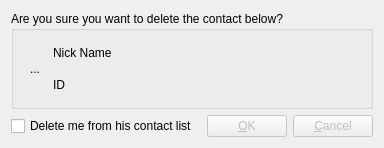
<?xml version="1.0" encoding="UTF-8"?>
<ui version="4.0">
 <class>DeleteContactDialog</class>
 <widget class="QDialog" name="DeleteContactDialog">
  <property name="geometry">
   <rect>
    <x>0</x>
    <y>0</y>
    <width>382</width>
    <height>148</height>
   </rect>
  </property>
  <property name="windowTitle">
   <string>Delete Contact</string>
  </property>
  <layout class="QGridLayout" name="gridLayout">
   <item row="0" column="0" colspan="2">
    <widget class="QGroupBox" name="groupBoxUserInfo">
     <property name="sizePolicy">
      <sizepolicy hsizetype="Expanding" vsizetype="Expanding">
       <horstretch>0</horstretch>
       <verstretch>0</verstretch>
      </sizepolicy>
     </property>
     <property name="title">
      <string>Are you sure you want to delete the contact below?</string>
     </property>
     <layout class="QGridLayout" name="gridLayout_3">
      <item row="0" column="0" rowspan="2">
       <widget class="QToolButton" name="toolButtonUserFace">
        <property name="focusPolicy">
         <enum>Qt::NoFocus</enum>
        </property>
        <property name="text">
         <string notr="true">...</string>
        </property>
        <property name="icon">
         <iconset resource="../resources.qrc">
          <normaloff>:/resources/images/logo_128_128.png</normaloff>:/resources/images/logo_128_128.png</iconset>
        </property>
        <property name="iconSize">
         <size>
          <width>48</width>
          <height>48</height>
         </size>
        </property>
        <property name="autoRaise">
         <bool>true</bool>
        </property>
       </widget>
      </item>
      <item row="0" column="1">
       <widget class="QLabel" name="labelUserNickName">
        <property name="sizePolicy">
         <sizepolicy hsizetype="Expanding" vsizetype="Preferred">
          <horstretch>0</horstretch>
          <verstretch>0</verstretch>
         </sizepolicy>
        </property>
        <property name="text">
         <string>Nick Name</string>
        </property>
       </widget>
      </item>
      <item row="1" column="1">
       <widget class="QLabel" name="labelUserID">
        <property name="sizePolicy">
         <sizepolicy hsizetype="Expanding" vsizetype="Preferred">
          <horstretch>0</horstretch>
          <verstretch>0</verstretch>
         </sizepolicy>
        </property>
        <property name="text">
         <string>ID</string>
        </property>
       </widget>
      </item>
     </layout>
    </widget>
   </item>
   <item row="1" column="0">
    <widget class="QCheckBox" name="checkBox">
     <property name="sizePolicy">
      <sizepolicy hsizetype="Expanding" vsizetype="Fixed">
       <horstretch>0</horstretch>
       <verstretch>0</verstretch>
      </sizepolicy>
     </property>
     <property name="minimumSize">
      <size>
       <width>190</width>
       <height>0</height>
      </size>
     </property>
     <property name="text">
      <string>Delete me from his contact list</string>
     </property>
    </widget>
   </item>
   <item row="1" column="1">
    <layout class="QHBoxLayout" name="horizontalLayout">
     <item>
      <widget class="QPushButton" name="pushButtonOK">
       <property name="enabled">
        <bool>false</bool>
       </property>
       <property name="text">
        <string>&amp;OK</string>
       </property>
      </widget>
     </item>
     <item>
      <widget class="QPushButton" name="pushButtonCancel">
       <property name="enabled">
        <bool>false</bool>
       </property>
       <property name="text">
        <string>&amp;Cancel</string>
       </property>
       <property name="default">
        <bool>true</bool>
       </property>
      </widget>
     </item>
    </layout>
   </item>
  </layout>
 </widget>
 <resources>
  <include location="../resources.qrc"/>
 </resources>
 <connections>
  <connection>
   <sender>pushButtonCancel</sender>
   <signal>clicked()</signal>
   <receiver>DeleteContactDialog</receiver>
   <slot>reject()</slot>
   <hints>
    <hint type="sourcelabel">
     <x>331</x>
     <y>125</y>
    </hint>
    <hint type="destinationlabel">
     <x>190</x>
     <y>73</y>
    </hint>
   </hints>
  </connection>
 </connections>
</ui>
